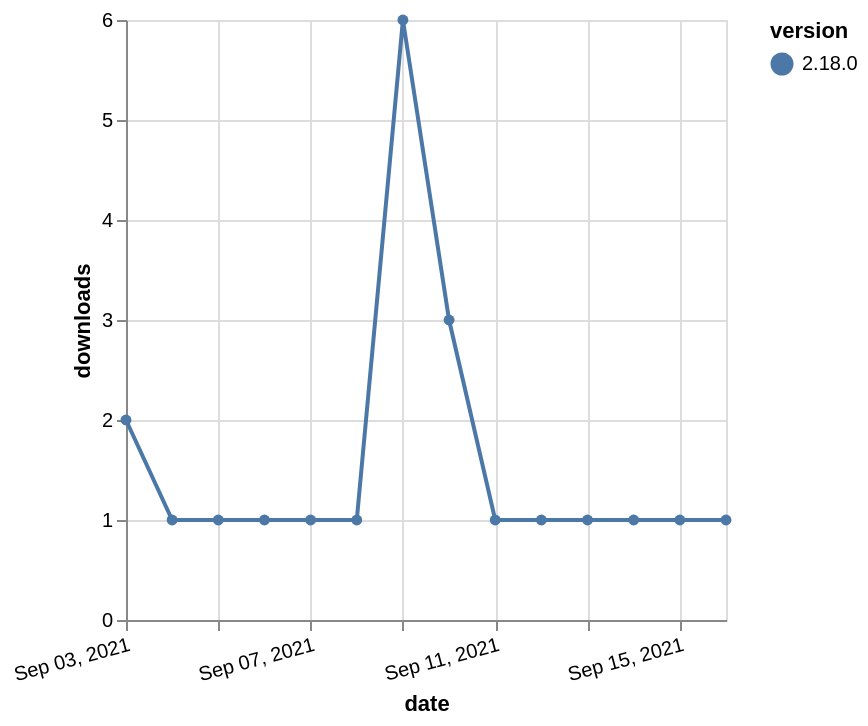

Express this chart as Vega-Lite.
### Vega-Lite specification from a JSON file in a GitHub repository (floating-point values rounded to 4 significant figures)
{"$schema": "https://vega.github.io/schema/vega-lite/v5.json", "description": "A simple bar chart with embedded data.", "data": {"values": [{"date": "2021-09-03", "total": 500, "delta": 2, "version": "2.18.0"}, {"date": "2021-09-04", "total": 501, "delta": 1, "version": "2.18.0"}, {"date": "2021-09-05", "total": 502, "delta": 1, "version": "2.18.0"}, {"date": "2021-09-06", "total": 503, "delta": 1, "version": "2.18.0"}, {"date": "2021-09-07", "total": 504, "delta": 1, "version": "2.18.0"}, {"date": "2021-09-08", "total": 505, "delta": 1, "version": "2.18.0"}, {"date": "2021-09-09", "total": 511, "delta": 6, "version": "2.18.0"}, {"date": "2021-09-10", "total": 514, "delta": 3, "version": "2.18.0"}, {"date": "2021-09-11", "total": 515, "delta": 1, "version": "2.18.0"}, {"date": "2021-09-12", "total": 516, "delta": 1, "version": "2.18.0"}, {"date": "2021-09-13", "total": 517, "delta": 1, "version": "2.18.0"}, {"date": "2021-09-14", "total": 518, "delta": 1, "version": "2.18.0"}, {"date": "2021-09-15", "total": 519, "delta": 1, "version": "2.18.0"}, {"date": "2021-09-16", "total": 520, "delta": 1, "version": "2.18.0"}]}, "width": "container", "mark": {"type": "line", "point": {"filled": true}}, "encoding": {"x": {"field": "date", "type": "temporal", "timeUnit": "yearmonthdate", "title": "date", "axis": {"labelAngle": -15}}, "y": {"field": "delta", "type": "quantitative", "title": "downloads"}, "color": {"field": "version", "type": "nominal"}, "tooltip": {"field": "delta"}}}
